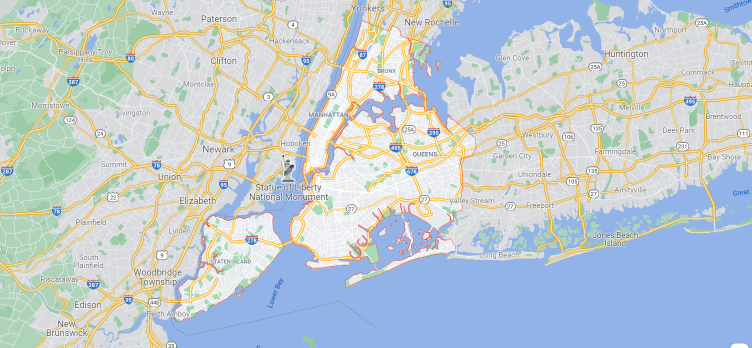
#> input picture NYC.png, 1503 x 696 px, found by its file name (shown at 1/2 size)
$ jupyter execute --allow-errors solution.ipynb   (shell and % lines are left out)   (older library calls are emulated)
#> lines starting #> are read from the running program, lines starting #| are printed output that depends on the picture; long printed decimals are rounded
# CS 506 HW1 Solution
Name:Yufan Lin

### 1. Understandking K-means Clustering

(Please fill out the functions in k_means_clustering.py)

[cell 1]
from __future__ import absolute_import

import random

import matplotlib.pyplot as plt
import numpy as np
from numpy import *
import scipy.io
import scipy.misc


# [133 lines left out: functions plot_data, get_centroids, find_closest_centroids, run_k_means, not called in this run]


def choose_random_centroids(samples, K):
    """
    Randomly choose K centroids from samples.
    :param samples: samples.
    :param K: K as in K-means. Number of clusters.
    :return: an array of centroids.
    """
    np.random.seed(7)
    np.random.shuffle(samples)          #shuffle the data randomly
    centroids = samples[0:K]            #choose the first K element
    return centroids


def main():
    datafile = 'C:\\Users\\dell\\Desktop\\cs506\\hw1\\homework-1-Kotoric1\\kmeans-data.mat'
    mat = scipy.io.loadmat(datafile)
    samples = mat['X']
    # samples contain 300 pts, each has two coordinates

    # Choose the initial centroids
    initial_centroids = np.array([[3, 3], [6, 2], [8, 5]])
    plot_data(samples, [initial_centroids])
    clusters = find_closest_centroids(samples, initial_centroids)

    # you should see the output [0, 2, 1] corresponding to the
    # centroid assignments for the first 3 examples.
    print(np.array(clusters[:3]).flatten())
    plot_data(samples, [initial_centroids], clusters)
    clusters, centroid_history = run_k_means(samples, initial_centroids, n_iter=10)
    plot_data(samples, centroid_history, clusters)

    # Let's choose random initial centroids and see the resulting
    # centroid progression plot.. perhaps three times in a row
    # for x in range(3):
    #     clusters, centroid_history = run_k_means(samples, choose_random_centroids(samples, K=3), n_iter=10)
    #     plot_data(samples, centroid_history, clusters)


#> (the rest of this cell did not finish here and is left out)

### 2. Working with the Algorithms

[cell 2]
from typing import List, Dict, Tuple
# feel free to add more functions such as discard missing examples
import pandas as pd
import numpy as np
from sklearn.cluster import KMeans
import matplotlib.pyplot as plt
from sklearn.cluster import AgglomerativeClustering
from sklearn.mixture import GaussianMixture
def read_dataset(dataset_path: str):
    """
    read in NYC dataset and return a dataset type of your choice
    :param dataset_path: the string path to the dataset file
    :return: dataset
    """
    df=pd.read_csv(dataset_path,usecols=[6,7,9])
    data=df.values
    nan_value=[]
    new_data=[]
    for i in range(len(data)):                      #read the data and delete the nan values
        for j in range(3):
            if (data[i][j]==0):
                nan_value.append(i)
    for k in range (len(data)):
        if k not in nan_value:
            new_data.append(data[k])
    data=np.array(new_data)
    return data

def cluster_nyc_listings():
    """
    cluster AirBnb listings using k-means++, hierarchical, and GMM
    :return:
    """
    data=read_dataset("C:/Users/dell/Desktop/listings.csv")
    SSE = []
    for k in range(1,9):                            #plot the graph to see which k valuse I should choose
        estimator = KMeans(n_clusters=k)            #using elbow method to determine the k value
        estimator.fit(data)
        SSE.append(estimator.inertia_)
    X = range(1,9)
    plt.xlabel('k')
    plt.ylabel('SSE')
    plt.plot(X,SSE,'o-')
    plt.show()
    # applying elbow method, I choose cluster number to be 3

    #kmeans++
    kmeans = KMeans(n_clusters=3, random_state=0).fit(data)
    print(kmeans.cluster_centers_)              #prints the center of the clusters
    print(kmeans.labels_)                       #prints the index of clusters that each data in the sample belongs to
    print(np.unique(kmeans.labels_))            #print the unique index  of clusters
    #hierarichy
    ward = AgglomerativeClustering(n_clusters=3, linkage='ward').fit(data)
    print(np.unique(ward.labels_))              #print the unique index  of clusters
    print(ward.labels_)                         #prints the index of clusters that each data in the sample belongs to


    #GMM
    gm = GaussianMixture(n_components=3, random_state=0).fit(data)
    print(gm.means_)                            #prints the index of clusters that each data in the sample belongs to
#> (the rest of this cell did not finish here and is left out)

### 2b List a few bullet points describing the pros and cons of the various clustering algorithms.

Kmeans++
pros: better initial setup than Kmeans; reduce the influence of outliers; simple, comparatively less running time
cons: needs to manually set the cluster number, the different the cluster number is set, the different the answer;
Hierarchy
pros:does not need to set the cluster number;
cons:long running time, not good for large sample size; largely influenced by outliers
GMM
pros:it does not require which suportion the data belongs to; fast algorithm, less running time
cons:needs sufficient number of data

### 3 Data Visualization
### 3a Produce a Heatmap. Is this heatmap useful in order to draw conclusions about the expensiveness of areas within NYC? if not, why?

[cell 3]
import folium
from folium.plugins import HeatMap
import pandas as pd
from typing import List, Dict, Tuple
#> (the rest of this cell did not finish here and is left out)

The advantage of Heatmat is that it showed the data information of air bnb price with the map of New York, which is clear for basic information about expensive areas in NYC. But, for accuracy of a certain detailed small areas is comparatively weak.

### 3b Visualize the clusters by plotting the longitude / lattitude of every listings in a scatter plot

[cell 4]
import matplotlib.pyplot as plt
import numpy as np
from sklearn.cluster import AgglomerativeClustering
from scipy.cluster.hierarchy import dendrogram
from sklearn.mixture import GaussianMixture
def visualize_clusters():
    data=read_dataset("C:/Users/dell/Desktop/listings.csv")
    #kmeans
    kmeans= KMeans(n_clusters=3, random_state=0).fit(data)
    plt.title('Kmeans')
    plt.scatter(data[:,0], data[:,1],c=kmeans.labels_,s=3)
    plt.show()


    # hierarchy
    model = AgglomerativeClustering(distance_threshold=0, n_clusters=None).fit(data)
    plt.title('Hierarchical Clustering')
    plt.scatter(data[:,0],data[:,1], c=model.labels_,s=3)
    plt.show()


    #GMM
    gmm = GaussianMixture(n_components=3).fit(data)
    labels = gmm.predict(data)
    plt.title('GMM')
    plt.scatter(data[:, 0], data[:, 1], c=labels, s=2, cmap='viridis')
    plt.show()

    probs = gmm.predict_proba(data)
    print(probs[:5].round(3))

    size = 50 * probs.max(1) ** 2  # square emphasizes differences
    plt.title('GMM')
    plt.scatter(data[:, 0], data[:, 1], c=labels, cmap='viridis', s=size)
    plt.show()
#> (the rest of this cell did not finish here and is left out)

### 3c For every cluster, report the average price of the listings within this cluster

#> (a cell that did not finish here is left out)


kmeans = KMeans(n_clusters=3, random_state=0).fit(data)
average_price_kmeans=kmeans.cluster_centers_[:, 2]              #kmeans.cluster_centers_ calculates the center of each cluster and I print the price column
print(average_price_kmeans)

ward = AgglomerativeClustering(n_clusters=3, linkage='ward').fit(data)
sum0=0
sum1=0
sum2=0
count0=0
count1=0
count2=0
for i in range (len(ward.labels_)):                             #calculate the average
    if (ward.labels_[i]==0):
        sum0=sum0+data[i][2]
        count0=count0+1
    elif (ward.labels_[i]==1):
        sum1=sum1+data[i][2]
        count1=count1+1
    else:
        sum2=sum2+data[i][2]
        count2=count2+1
average_price_hierachy=[sum0/count0,sum1/count1,sum2/count2]
print(average_price_hierachy)

gm = GaussianMixture(n_components=3, random_state=0).fit(data)      #gm.means provides the mean for each cluster, and we print the price column
average_price_gmm=gm.means_[:,2]
print(average_price_gmm)

### 3d Bonus point (provide a plot on an actual NYC map)

[cell 6]
import matplotlib.pyplot as plt
img=plt.imread("C:\\Users\\dell\\Desktop\\cs506\\hw1\\homework-1-Kotoric1\\NYC.png")        #read the NYC map image
#> img is the input picture: shape (696, 1503, 4) float32; mean R, G, B, A 0.755, 0.796, 0.824, 1
#> (the rest of this cell did not finish here and is left out)

#kmeans++
plt.figure(figsize=(70,700))
kmeans= KMeans(n_clusters=3, random_state=0).fit(data)                      #plot kmeans on the NYC map image
map_box = [40.4166, 41.0359,-74.4461, -73.5123]
fig, ax = plt.subplots()
ax.set_ylim(map_box[2], map_box[3])
ax.set_xlim(map_box[0], map_box[1])
plt.scatter(data[:,0], data[:,1],c=kmeans.labels_,s=1)
ax.imshow(img, extent=map_box, alpha=1)
plt.title('NYC kmeans')
plt.show()

model = AgglomerativeClustering(distance_threshold=0, n_clusters=None).fit(data)
map_box = [40.4166, 41.0359,-74.4461, -73.5123]
fig, ax = plt.subplots()
ax.set_ylim(map_box[2], map_box[3])                         #plot hierarchy on the NYC map image
ax.set_xlim(map_box[0], map_box[1])
plt.scatter(data[:,0],data[:,1], c=model.labels_,s=1)
ax.imshow(img, extent=map_box, alpha=1)
plt.title('NYC Hierarchical Clustering')
plt.show()


gmm = GaussianMixture(n_components=3).fit(data)
labels = gmm.predict(data)
map_box = [40.4166, 41.0359,-74.4461, -73.5123]             #plot GMM on the NYC map image
fig, ax = plt.subplots()
ax.set_ylim(map_box[2], map_box[3])
ax.set_xlim(map_box[0], map_box[1])
plt.scatter(data[:, 0], data[:, 1], c=labels, s=2, cmap='viridis')
ax.imshow(img, extent=map_box, alpha=1)
plt.title('NYC GMM')
plt.show()

### 3e Are the findings in agreement with what you have in mind about the cost of living for neighborhoods in NYC? If you are unfamiliar with NYC, you can consult the web.

yes, as on the graph I found that high cost of living is mainly concentrated in the part of Manhattan which is same as my perception of NYC.

### 4. Image Manipulation

[cell 7]
# You need to add more functions here
import numpy as np
import cv2
import kmeans
# [4 lines left out: function display_image, not called in this run]

def cluster_image(image_path: str):
   # read in image

   # k means cluster image and reassign pixel value

   # display image
   img=cv2.imread(image_path)                      #read the image
   # print(np.shape(img)[0])
   # print(img)
   i=0
   def find_centroids(samples, centroids):                     #find the centroids
      i=0
      centroids_list=[]
      for i in range (len(samples)):
         j=0
         distance_list=[]
         for j in range (len(centroids)):
            X1=samples[i][j][0]-centroids[j, 0]
            X2=samples[i][j][1]-centroids[j, 1]
            X3=samples[i][j][2]-centroids[j, 2]
            distance=(X1**2+X2**2+X3**2)**0.5
            # print(type(X1))
         distance_list=distance.tolist()
            # print(type(distance_list))
         index=distance_list.index(min(distance_list))
            # print(index)
         centroids_list.append(index)
      centroids_array=np.array(centroids_list)
      # print(centroids_array)
      return centroids_array
   def cluster_average(samples,clusters):             # find the average centoid for each cluster
      i=0
      cluster0=0
      cluster1=0
      cluster2=0
      sum_cluster0_x1=0
      sum_cluster0_x2=0
      sum_cluster0_x3=0
      sum_cluster1_x1=0
      sum_cluster1_x2=0
      sum_cluster1_x3=0
      sum_cluster2_x1=0
      sum_cluster2_x2=0
      sum_cluster2_x3=0
      for i in range(len(samples)):
         j=0
         for j in range(len(samples[0])):
            if(clusters[i] == 0):
                  cluster0=cluster0+1
                  sum_cluster0_x1=sum_cluster0_x1+samples[i][j][0]
                  sum_cluster0_x2=sum_cluster0_x2+samples[i][j][1]
                  sum_cluster0_x3=sum_cluster0_x3+samples[i][j][2]
            elif(clusters[i] == 2):
                  cluster1=cluster1+1
                  sum_cluster1_x1=sum_cluster1_x1+samples[i][j][0]
                  sum_cluster1_x2=sum_cluster1_x2+samples[i][j][1]
                  sum_cluster1_x3=sum_cluster1_x3+samples[i][j][2]
            else:
                  cluster2=cluster2+1
                  sum_cluster2_x1=sum_cluster2_x1+samples[i][j][0]
                  sum_cluster2_x2=sum_cluster2_x2+samples[i][j][1]
                  sum_cluster2_x3=sum_cluster2_x3+samples[i][j][2]
      average_centorid=[[sum_cluster0_x1/cluster0,sum_cluster0_x2/cluster0,sum_cluster0_x2/cluster0],[sum_cluster1_x1/cluster1,sum_cluster1_x2/cluster1,sum_cluster1_x2/cluster1],[sum_cluster2_x1/cluster2,sum_cluster2_x2/cluster2,sum_cluster2_x2/cluster2]]
      average_centorid=np.array(average_centorid)
      return average_centorid
   def replace_average(samples, average,clusters):                   #replace the values with the centoids belionging to the same cluster
      for i in range(len(samples)):
         j=0
         for j in range(len(samples[0])):
            if(clusters[i]==0):
               samples[i][j][0]=average[0][0]
               samples[i][j][1]=average[0][1]
               samples[i][j][2]=average[0][2]
            elif(clusters[i]==1):
               samples[i][j][0]=average[1][0]
               samples[i][j][1]=average[1][1]
               samples[i][j][2]=average[1][2]
            else:
               samples[i][j][0]=average[2][0]
               samples[i][j][1]=average[2][1]
               samples[i][j][2]=average[2][2]
      return samples
   initial_centroids=choose_random_centroids(img, 10)       #use the choose_random_centroids function in problem 1 to set the initial centroids
   clusters=find_centroids(img,initial_centroids)           #find the clusters that each data in the image belongs to
   print(len(clusters))                                     #print lenth of cluster and img to check if one sample in the image is asigned to a cluster
   print(len(img))
   average=cluster_average(img,clusters)                    #find the centroids of the clusters
   print(average)                                           #print the centroids of the clusters
   new_img=replace_average(img,average,clusters)            #replace the values in img with the centroids that it belongs to
   print(np.unique(new_img))
   print(new_img)                                           #print the new img array and the unique values in the array.
   # display_image(new_img)

cluster_image("C:\\Users\\dell\\Desktop\\cs506\\hw1\\homework-1-Kotoric1\\boston-1993606_1280.jpg")
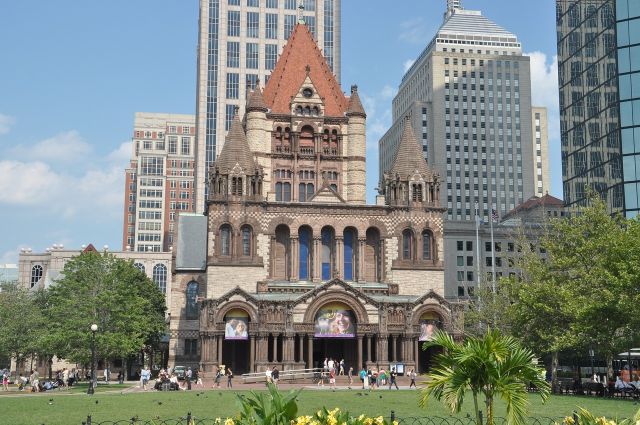
#> input picture boston-1993606_1280.jpg, 1280 x 850 px, found by its file name (shown at 1/2 size)
#> in cluster_image, img is the input picture: shape (850, 1280, 3); mean B, G, R 129.3, 135.2, 127.5
#> in choose_random_centroids, `np.random.shuffle(samples)`:
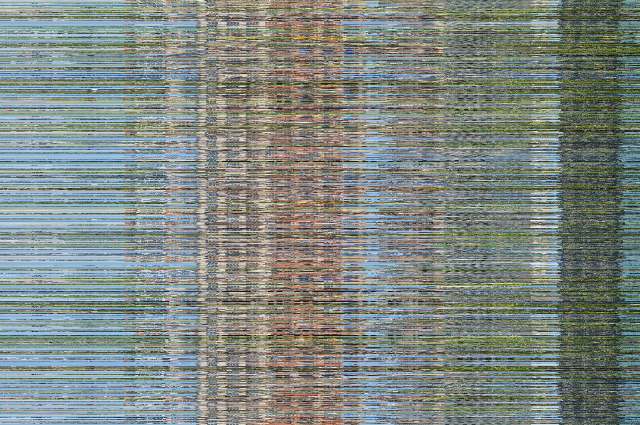
#> samples: shape (850, 1280, 3) (shown at 1/2 size); mean B, G, R 129.3, 135.2, 127.5
#> the loop in find_centroids, `for i in range (len(samples)):` made 850 passes
#> (distance_list, index) on passes 1 to 3: ([9.9, 11, 7.35], 2), ([15.13, 8.12, 8.31], 1), ([8.6, 13.15, 13.49], 0)
#> after the loop in find_centroids, `for i in range (len(samples)):`: centroids_list = 850 values, max 2 at index 0, min 0 at index 2, mean 1.06
#> in find_centroids, `centroids_array=np.array(centroids_list)`: centroids_array has the same summary as centroids_list
#> in cluster_image, `clusters=find_centroids(img,initial_centroids)`: clusters has the same summary as centroids_list in find_centroids
#| 850
#| 850
#> after the loop in cluster_average, `for i in range(len(samples)):`: cluster0 = 314880; cluster1 = 380160; cluster2 = 392960; sum_cluster0_x1 = 40386686; sum_cluster0_x2 = 42470519; sum_cluster0_x3 = 40272238; sum_cluster1_x1 = 49673766; sum_cluster1_x2 = 51697418; sum_cluster1_x3 = 49408308; sum_cluster2_x1 = 50629178; sum_cluster2_x2 = 52954209; sum_cluster2_x3 = 49045085
#> in cluster_average, `average_centorid=[[sum_cluster0_x1/cluster0,sum_cluster0_x2/cluster0,s..`: average_centorid = [[128.3, 134.9, 134.9], [130.7, 136, 136], [128.8, 134.8, 134.8]]
#> in cluster_image, `average=cluster_average(img,clusters)`: average has the same summary as average_centorid in cluster_average
#| [[128.261 134.878  134.878 ]
#|  [130.665 135.989 135.989]
#|  [128.841 134.757  134.757 ]]
#> after the loop in replace_average, `for i in range(len(samples)):`:
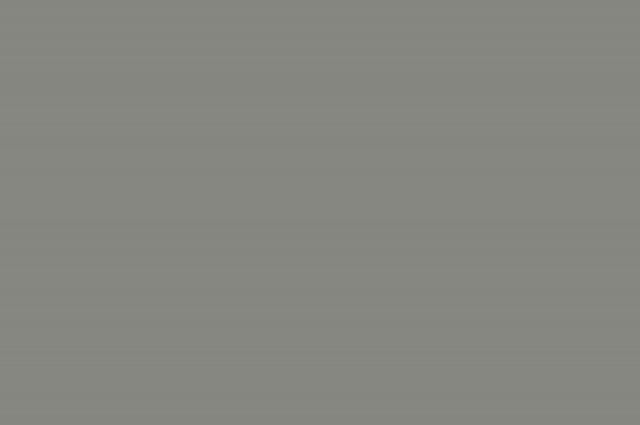
#> samples: shape (850, 1280, 3) (shown at 1/2 size); mean B, G, R 128.7, 134.4, 134.4
#| [128 130 134 135]
#> (printed output is left out)
